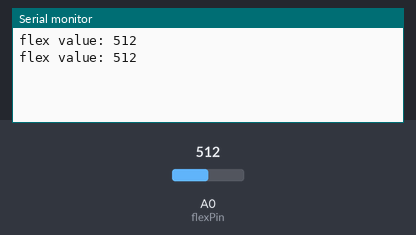
Recording of a sketch running on a simulated Arduino Uno, built with avr-gcc and run on an emulated ATmega328P. Parts: the last lines printed to the serial monitor. The inputs (shaded band) are chosen by the test bench; at power-on: A0 (flexPin) = 512.

Above: at 1.8 s.
1.9 s: A0 (flexPin) set to 716
At 2.8 s:
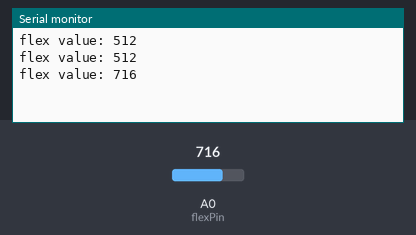
3.4 s: A0 (flexPin) set to 900
At 4.8 s:
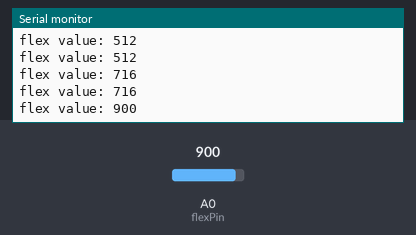
Timing chart, 0 to 6.4 s (numbered marks = the images above; inputs shaded):
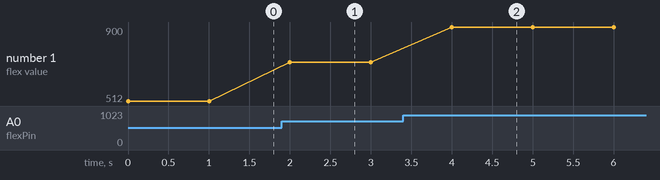

Measured:
- after the input at 1.9 s, the serial monitor: prints a new line after 0.10 s (image 1)
- after the input at 3.4 s, the serial monitor: prints a new line after 0.60 s (image 2)
- plotted number 1: 512 → 716 after the input at 1.9 s, 716 → 900 after the input at 3.4 s

The sketch:

flex_sensor.ino
```cpp
const int flexPin = A0; // Pin analogico a cui è collegato il sensore di flessione

void setup() {
  Serial.begin(9600); // Inizializzazione della comunicazione seriale
}

void loop() {
  int flexValue = analogRead(flexPin); // Leggi il valore analogico dal sensore di flessione

  // Stampare il valore letto sulla porta seriale
  Serial.print("flex value: ");
  Serial.println(flexValue);

  delay(1000); // Attendi un secondo prima di effettuare una nuova lettura
}
```
